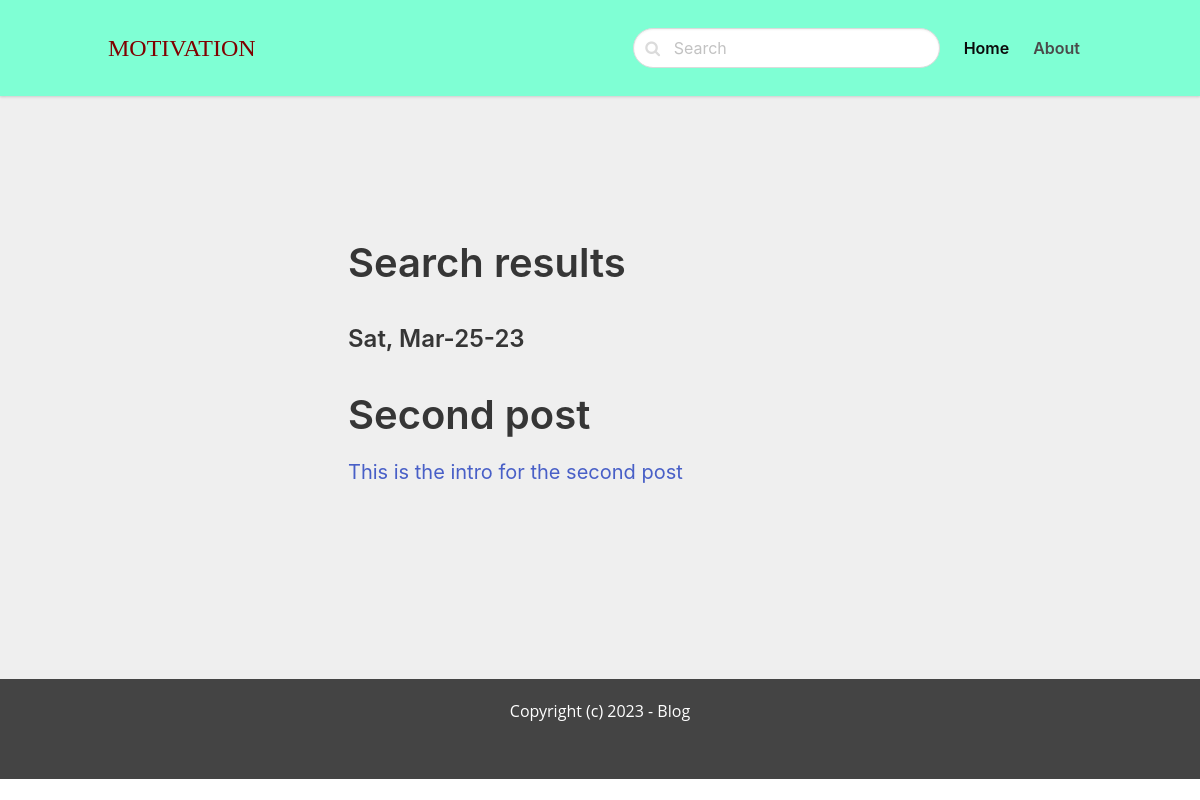
The app's page /search/, older data.
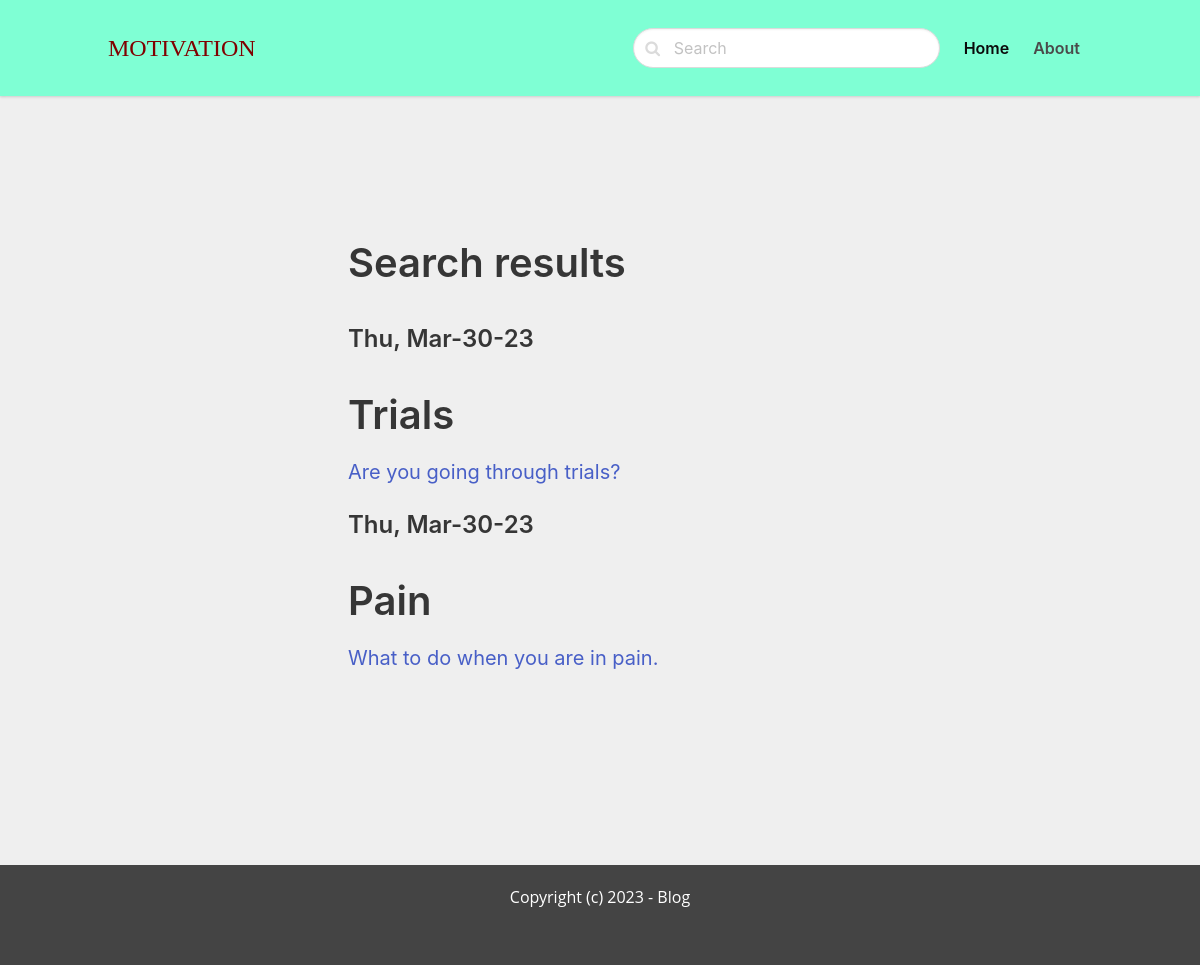
The same page, newer data.
### blogappposts/models.py (models this page shows, shortened)
class Post(models.Model):
    ACTIVE = 'active'
    DRAFT = 'draft'
    CHOICES_STATUS = (
        (ACTIVE, 'Active'),
        (DRAFT, 'Draft')
    )
    category = models.ForeignKey(Category, related_name='posts', on_delete=models.CASCADE)
    title = models.CharField(max_length=255)
    slug = models.SlugField()
    intro = models.TextField()
    body = models.TextField()
    created_at = models.DateField(auto_now_add=True)
    status = models.CharField(max_length=10, choices= CHOICES_STATUS, default=ACTIVE)
    image = models.ImageField(upload_to='uploads/', blank=True, null=True)
    class Meta:
        ordering = ('-created_at',)

### blogappposts/views.py (the view)
# urls.py: path('search/', views.search, name = 'search'),
def search(request):
    query =request.GET.get('query', '')
    posts = Post.objects.filter(status=Post.ACTIVE).filter(Q(title__icontains=query) | Q(intro__icontains=query) | Q(body__icontains=query))
    return render(request, 'blogappposts/search.html',{'posts':posts, 'query':query})

### blogappposts/templates/blogappposts/search.html (shortened to what this page needs)
{% extends 'blogapp/main.html' %}
{% block content %}
<section class="hero">
    <div class="hero-body">
        <div class="container">
            <section class="section">
                <div class="columns">
                    <div class="column is-8 is-offset-2">
                        <div class = "content is-medium">
                            <h1>Search results</h1>
                        </div>
                       {%for post in posts %}
                            <div class = "content is-medium">
                                <a href="{%url 'detail' post.category.slug post.slug %}">
                                <h2 class = "subtitle is-4">{{ post.created_at|date:'D, M-d-y'}}</h2>
                                <h1>{{ post.title }}</h1>
                                   <p>{{post.intro}}</p>
                            </div>
                        {% empty%}
                            <div class ="content">
                                <p>There are no results for this given query...</p>
                            </div>
                        {% endfor %}
                    </div>
                </div>
            </section>
        </div>
    </div>
</section>
{% endblock %}

Row changes from the older to the newer data that the page shows:
removed Post: created_at "Sat, Mar-25-23", title "Second post", intro "This is the intro for the second post"
added Post: created_at "Thu, Mar-30-23", title "Trials", intro "Are you going through trials?"
added Post: created_at "Thu, Mar-30-23", title "Pain", intro "What to do when you are in pain."
